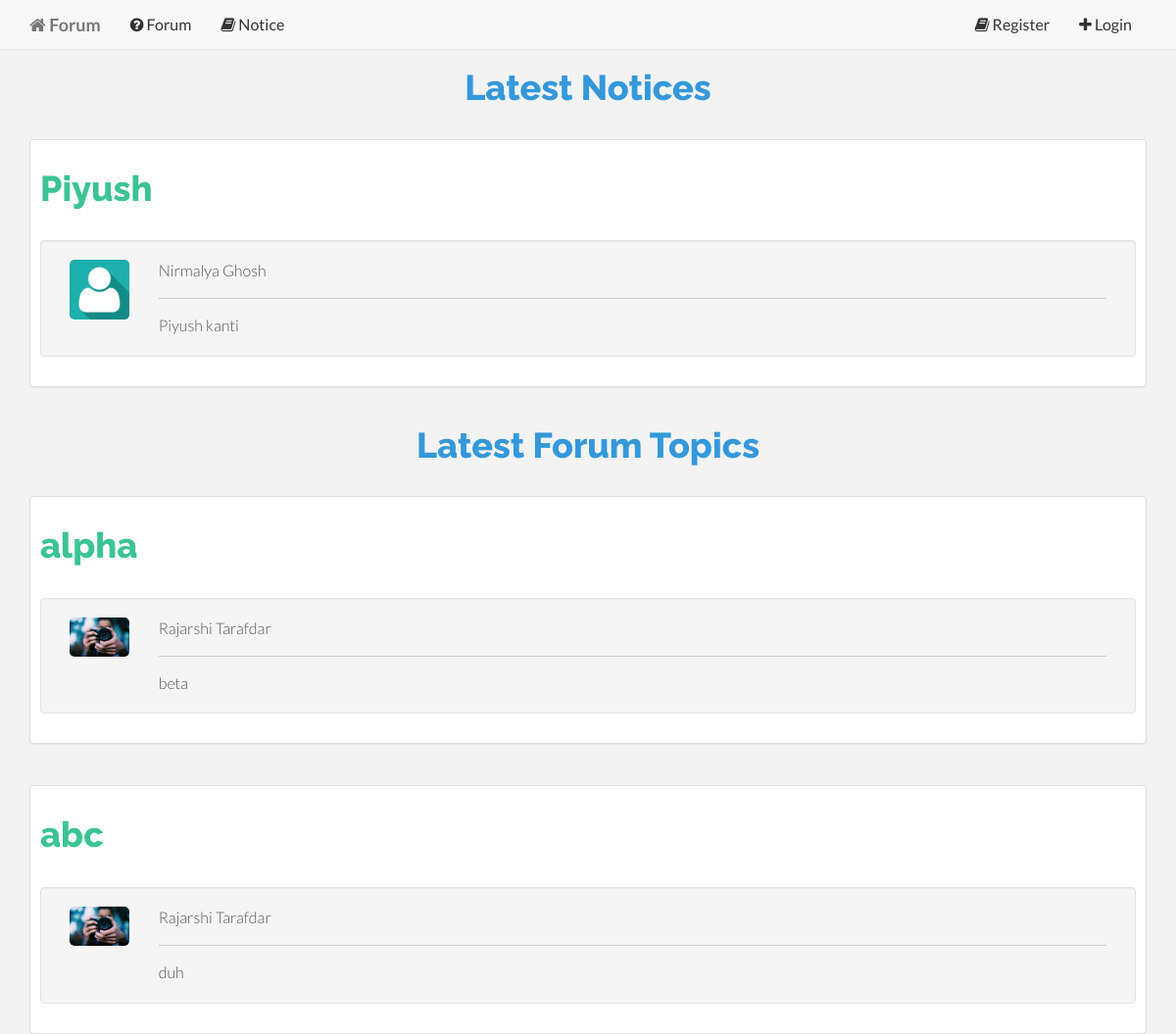
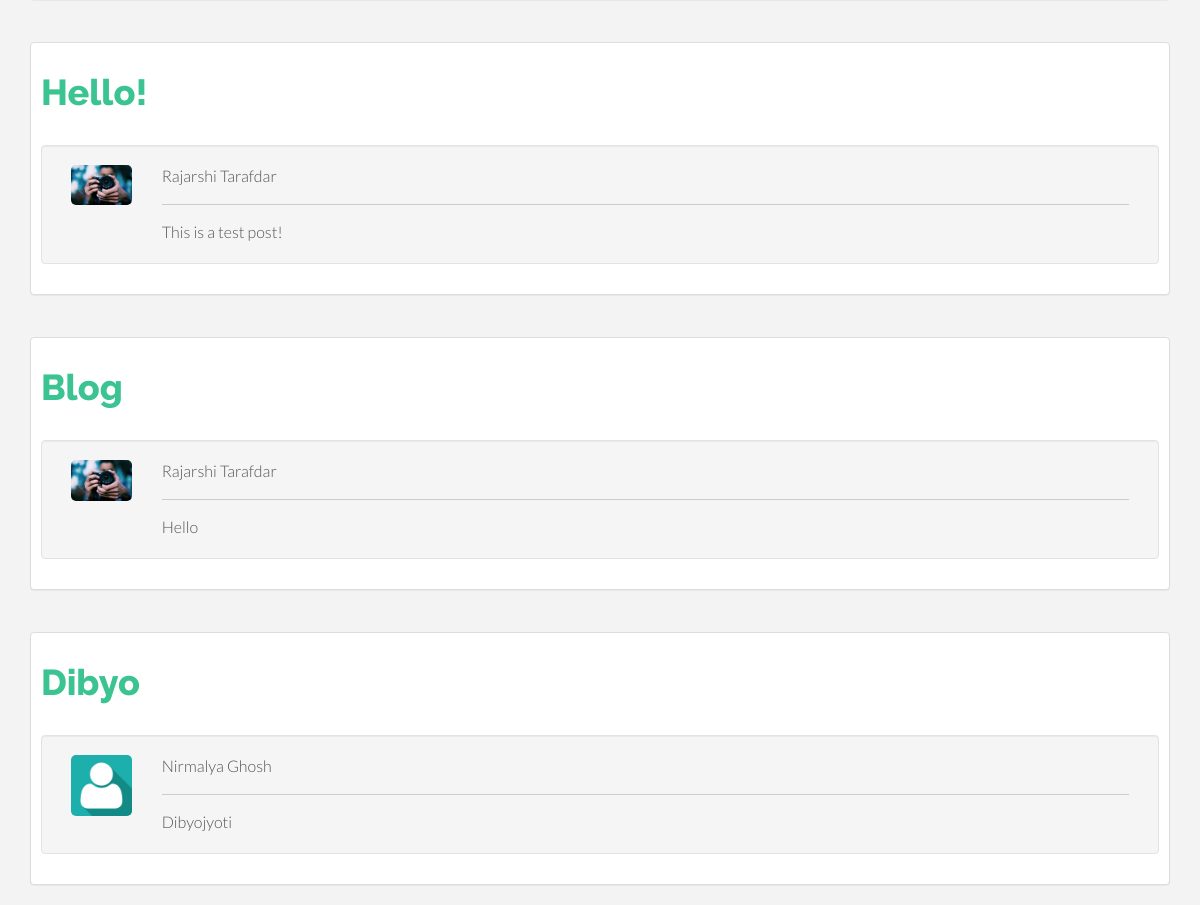
The app's page /home.php with its own data (2 pictures, top to bottom).
### tables this page shows
CREATE TABLE IF NOT EXISTS `notice_topic` (
  `notice_topic_id` int(11) NOT NULL,
  `notice_topic_name` text NOT NULL,
  `notice_topic_time` timestamp NOT NULL DEFAULT CURRENT_TIMESTAMP,
  `notice_topic_body` text NOT NULL,
  `notice_topic_created_by` varchar(255) NOT NULL,
  `notice_topic_semester` varchar(255) NOT NULL
);

CREATE TABLE IF NOT EXISTS `user` (
  `user_id` int(11) NOT NULL,
  `user_email` varchar(255) NOT NULL,
  `user_password` varchar(255) NOT NULL,
  `user_firstname` text NOT NULL,
  `user_lastname` text NOT NULL,
  `user_avatar` varchar(255) NOT NULL,
  `user_shortbio` text,
  `user_username` varchar(255) NOT NULL,
  `user_longbio` text,
  `user_website` varchar(255) DEFAULT NULL,
  `user_dob` date DEFAULT NULL,
  `user_profession` text,
  `user_gender` varchar(255) DEFAULT NULL,
  `user_address` text,
  `user_backgroundpicture` varchar(255) NOT NULL,
  `user_joindate` date NOT NULL,
  `user_country` varchar(255) DEFAULT NULL
);

CREATE TABLE IF NOT EXISTS `forum_topic` (
  `forum_topic_id` int(11) NOT NULL,
  `forum_topic_name` text NOT NULL,
  `forum_topic_created_by` varchar(255) NOT NULL,
  `forum_topic_time` timestamp NOT NULL DEFAULT CURRENT_TIMESTAMP,
  `forum_topic_body` text NOT NULL,
  `forum_topic_views` int(11) NOT NULL,
  `forum_topic_replies` int(11) NOT NULL,
  `forum_topic_semester` varchar(255) NOT NULL,
  `forum_topic_image` varchar(255) NOT NULL
);

### home.php (the view, shortened to what this page needs)
<?php
    require '_database/database.php';
    if($_SESSION['user_username']){
?>
<?php include 'controllers/navigation/first-navigation.php' ?>
<?php
    }
    else{
?>
<?php include 'controllers/navigation/index-before-login-navigation.php' ?>
<?php
    }
?>
        <h1 class="text-center">Latest Notices</h1>
<?php
    $sql = "SELECT * FROM notice_topic ORDER BY notice_topic_time DESC";
    $result = mysqli_query($database,$sql);
    while($rws = mysqli_fetch_array($result)){
        $temp_user_username = $rws['notice_topic_created_by'];
        $sql_search_username = "SELECT * FROM user WHERE user_username = '$temp_user_username'";
        $result_search_username = mysqli_query($database,$sql_search_username) or die(mysqli_error($database));
        $rws_search_username = mysqli_fetch_array($result_search_username);
?>
        <div class="container">
            <div class="panel panel-default">
                <div class="panel-body">
                    <h1><a href="notice-topic.php?notice_topic_id=<?php echo $rws['notice_topic_id'];?>"><?php echo $rws['notice_topic_name'];?></a></h1>
                    <br>
                    <div class="well">
                        <div class="row clearfix">
                            <div class="col-md-1 column">
                                <img src="userfiles/avatars/<?php echo $rws_search_username['user_avatar'];?>" class="img-responsive notice-topic-avatar" alt="<?php echo $rws_search_username['user_firstname'];?> <?php echo $rws_search_username['user_lastname'];?>">
                            </div>
                            <div class="col-md-11 column">
                                <?php echo $rws_search_username['user_firstname'];?> <?php echo $rws_search_username['user_lastname'];?>
                                <hr>
                                <?php echo $rws['notice_topic_body'];?>
                            </div>
                        </div>
                    </div>
                </div>
            </div>
        </div>
<?php
    }
?>
        <h1 class="text-center">Latest Forum Topics</h1>
<?php
    $sql = "SELECT * FROM forum_topic ORDER BY forum_topic_time DESC";
    $result = mysqli_query($database,$sql);
    while($rws = mysqli_fetch_array($result)){
        $temp_user_username = $rws['forum_topic_created_by'];
        $sql_search_username = "SELECT * FROM user WHERE user_username = '$temp_user_username'";
        $result_search_username = mysqli_query($database,$sql_search_username) or die(mysqli_error($database));
        $rws_search_username = mysqli_fetch_array($result_search_username);
?>
        <div class="container">
            <div class="panel panel-default">
                <div class="panel-body">
                    <h1><a href="forum-topic.php?forum_topic_id=<?php echo $rws['forum_topic_id'];?>"><?php echo $rws['forum_topic_name'];?></a></h1>
                    <br>
                    <div class="well">
                        <div class="row clearfix">
                            <div class="col-md-1 column">
                                <img src="userfiles/avatars/<?php echo $rws_search_username['user_avatar'];?>" class="img-responsive forum-topic-avatar" alt="<?php echo $rws_search_username['user_firstname'];?> <?php echo $rws_search_username['user_lastname'];?>">
                            </div>
                            <div class="col-md-11 column">
                                <?php echo $rws_search_username['user_firstname'];?> <?php echo $rws_search_username['user_lastname'];?>
                                <hr>
                                <?php echo $rws['forum_topic_body'];?>
                            </div>
                        </div>
                    </div>
                </div>
            </div>
        </div>
<?php
    }
?>

### assets/css/base/main.css (style rules this page uses)
h1, h2, h3, h4, h5, h6 { font-family: "Raleway"; font-weight: 300; color: #3498db; }
h1 { font-weight: 800; }
a { color: #3bc492; -webkit-transition: color 0.1s ease-in, background 0.1s ease-in; -moz-transition: color 0.1s ease-in, background 0.1s ease-in; -ms-transition: color 0.1s ease-in, background 0.1s ease-in; -o-transition: color 0.1s ease-in, background 0.1s ease-in; transition: color 0.1s ease-in, background 0.1s ease-in; }
a:before, a:after { -webkit-transition: color 0.1s ease-in, background 0.1s ease-in; -moz-transition: color 0.1s ease-in, background 0.1s ease-in; -ms-transition: color 0.1s ease-in, background 0.1s ease-in; -o-transition: color 0.1s ease-in, background 0.1s ease-in; transition: color 0.1s ease-in, background 0.1s ease-in; }
hr { display: block; height: 1px; border: 0; border-top: 1px solid #ccc; margin: 1em 0; padding: 0; }
.panel-body { padding-top: 0px; }
.row { padding-left: 10px; padding-right: 10px; }
.panel-default { margin-top: 22px; }
.panel-body { padding: 10px; }
.forum-topic-avatar { max-height: 65px; width: auto; border-radius: 5px; }
.notice-topic-avatar { max-height: 65px; width: auto; border-radius: 5px; }

### records on screen
notice_topic: notice_topic_name "Piyush", user.user_avatar (placeholder picture), user.user_firstname "Nirmalya", user.user_lastname "Ghosh", notice_topic_body "Piyush kanti"
forum_topic: forum_topic_name "alpha", user.user_avatar (picture), user.user_firstname "Rajarshi", user.user_lastname "Tarafdar", forum_topic_body "beta"
forum_topic: forum_topic_name "abc", user.user_avatar (picture), user.user_firstname "Rajarshi", user.user_lastname "Tarafdar", forum_topic_body "duh"
forum_topic: forum_topic_name "Hello!", user.user_avatar (picture), user.user_firstname "Rajarshi", user.user_lastname "Tarafdar", forum_topic_body "This is a test post!"
forum_topic: forum_topic_name "Blog", user.user_avatar (picture), user.user_firstname "Rajarshi", user.user_lastname "Tarafdar", forum_topic_body "Hello"
forum_topic: forum_topic_name "Dibyo", user.user_avatar (placeholder picture), user.user_firstname "Nirmalya", user.user_lastname "Ghosh", forum_topic_body "Dibyojyoti"
